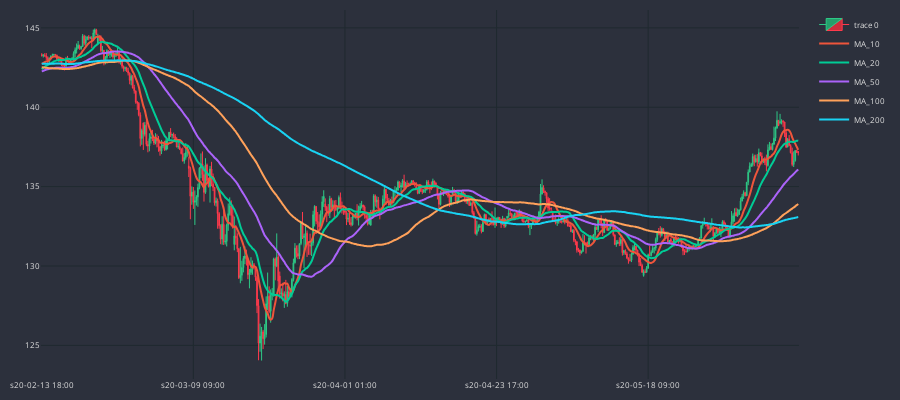

Write notebook code for a chart like this one.
### Code cell
cp.show_plot(line_traces=traces)

### Figure 1 — Plotly figure (JSON) as saved in the notebook; plotly's stock layout.template omitted (floating-point values rounded to 4 significant figures; data arrays with more than 128 entries replaced by an {"elided": "..."} marker saying what was removed)
{"data": [{"close": {"elided": "500 float values"}, "decreasing": {"fillcolor": "#CC2E3C", "line": {"color": "#FF3A4C"}}, "high": {"elided": "500 float values"}, "increasing": {"fillcolor": "#24A06B", "line": {"color": "#2EC886"}}, "line": {"width": 1}, "low": {"elided": "500 float values"}, "opacity": 1, "open": {"elided": "500 float values"}, "type": "candlestick", "x": {"elided": "500 str values"}}, {"line": {"shape": "spline", "width": 2}, "name": "MA_10", "type": "scatter", "x": {"elided": "500 str values"}, "y": {"elided": "500 float values"}}, {"line": {"shape": "spline", "width": 2}, "name": "MA_20", "type": "scatter", "x": {"elided": "500 str values"}, "y": {"elided": "500 float values"}}, {"line": {"shape": "spline", "width": 2}, "name": "MA_50", "type": "scatter", "x": {"elided": "500 str values"}, "y": {"elided": "500 float values"}}, {"line": {"shape": "spline", "width": 2}, "name": "MA_100", "type": "scatter", "x": {"elided": "500 str values"}, "y": {"elided": "500 float values"}}, {"line": {"shape": "spline", "width": 2}, "name": "MA_200", "type": "scatter", "x": {"elided": "500 str values"}, "y": {"elided": "500 float values"}}], "layout": {"font": {"color": "#e1e1e1", "size": 8}, "height": 400, "margin": {"b": 10, "l": 10, "r": 10, "t": 10}, "paper_bgcolor": "#2c303c", "plot_bgcolor": "#2c303c", "width": 900, "xaxis": {"gridcolor": "#1f292f", "nticks": 5, "rangeslider": {"visible": false}}, "yaxis": {"gridcolor": "#1f292f"}}}
